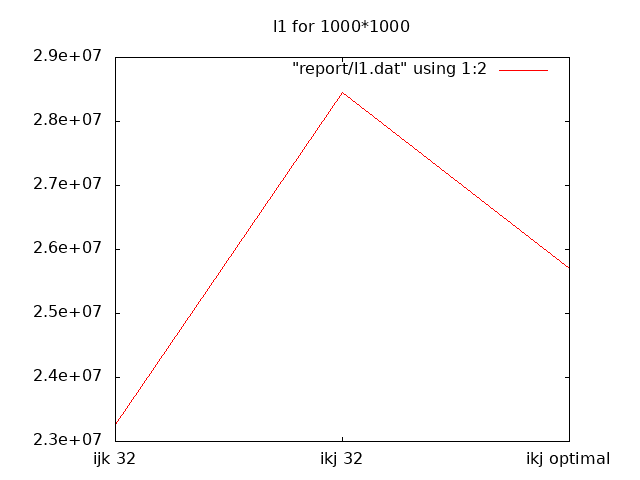

Source code (gnuplot):
set terminal png
set output "report/l1.png"
set xtics ("ijk 32" 0, "ikj 32" 1,"ikj optimal" 2)
set title "l1 for 1000*1000"
plot "report/l1.dat" using 1:2 with lines
